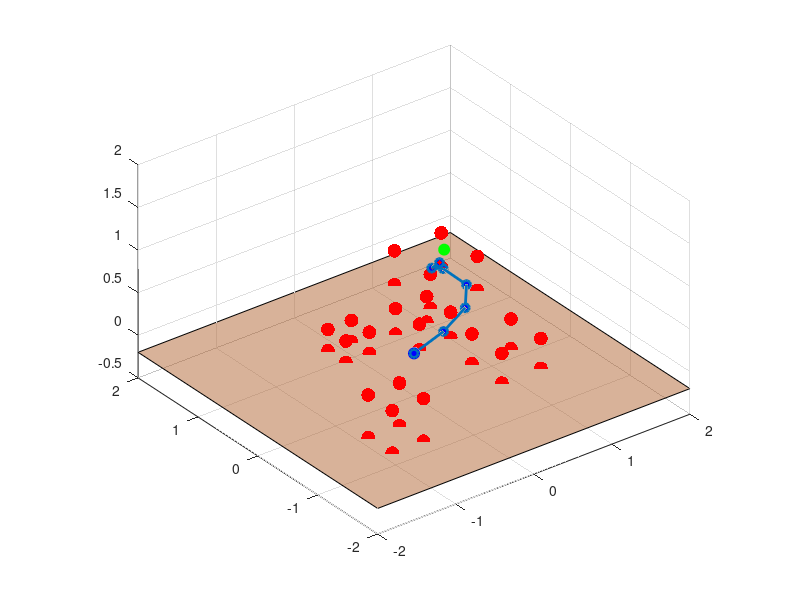

Here is the MATLAB script that generated this plot:
clc; clear; close all;

% Robot parameters
L = [0.5, 0.5, 0.4, 0.3, 0.2, 0.1]; % Link lengths for 6-DOF arm

% Start position
start_point = [0, 0, 0];

% Target position
goal = [1.0, 0.8, 0.5];

% Obstacles as blocks around the room (position and size [x, y, z, width, depth, height])
blocks = [0.5, 0.5, 0, 0.4, 0.4, 0.3;  % Block 1
          -0.3, 0.7, 0, 0.3, 0.3, 0.25; % Block 2
          0.8, -0.5, 0, 0.5, 0.5, 0.35; % Block 3
          -1.0, -1.0, 0, 0.4, 0.4, 0.5; % Block 4
          1.2, 1.2, 0, 0.6, 0.6, 0.4]; % Block 5

% Table position and size
table_z = -0.2; % Table height

% Initial joint angles (randomized starting pose)
theta = pi/6 * ones(1, 6);

% Step size and iteration limit
step_size = 0.05;
max_iter = 300;

figure; hold on; axis equal;
xlim([-2 2]); ylim([-2 2]); zlim([-0.5 2]);
view(3); grid on;

for iter = 1:max_iter
    % Forward kinematics to compute full arm positions
    joint_positions = zeros(7, 3); % Stores positions of joints (base + 6 links)
    x = 0; y = 0; z = 0;
    J = zeros(3, 6); % Jacobian initialization
    
    for i = 1:6
        x = x + L(i) * cos(sum(theta(1:i)));
        y = y + L(i) * sin(sum(theta(1:i)));
        z = z + 0.1 * sin(theta(i)); % Simulated height variation
        joint_positions(i+1, :) = [x, y, z];
        
        % Compute Jacobian (simplified approximation)
        J(1, i) = -L(i) * sin(sum(theta(1:i))); % ∂x/∂theta_i
        J(2, i) = L(i) * cos(sum(theta(1:i)));  % ∂y/∂theta_i
        J(3, i) = 0.1 * cos(theta(i));          % ∂z/∂theta_i
    end
    end_effector = joint_positions(7, :);
    
    % Compute attractive force
    F_att = goal - end_effector;
    F_att = F_att / norm(F_att);
    
    % Compute repulsive forces
    F_rep = [0, 0, 0];
    for i = 1:size(blocks, 1)
        block_center = blocks(i, 1:3) + [0, 0, blocks(i, 6) / 2]; % Center of block
        block_size = blocks(i, 4:6);
        
        if abs(end_effector(1) - block_center(1)) < block_size(1)/2 + 0.1 && ...
           abs(end_effector(2) - block_center(2)) < block_size(2)/2 + 0.1 && ...
           abs(end_effector(3) - block_center(3)) < block_size(3)/2 + 0.1
            
            F_rep = F_rep + (end_effector - block_center) ./ block_size.^2;
        end
    end
    
    % Total force
    F_total = F_att + F_rep;
    
    % Convert force to joint space using Jacobian transpose
    theta_update = step_size * (J' * F_total');
    theta = theta + theta_update';
    
    % Plot the environment
    clf; hold on; axis equal;
    xlim([-2 2]); ylim([-2 2]); zlim([-0.5 2]);
    view(3); grid on;
    
    % Plot table
    fill3([-2, 2, 2, -2], [-2, -2, 2, 2], [table_z, table_z, table_z, table_z], [0.7 0.4 0.2], 'FaceAlpha', 0.5);
    
    % Plot start point
    plot3(start_point(1), start_point(2), start_point(3), 'bo', 'MarkerSize', 8, 'MarkerFaceColor', 'b');
    
    % Plot goal
    plot3(goal(1), goal(2), goal(3), 'go', 'MarkerSize', 8, 'MarkerFaceColor', 'g');
    
    % Plot blocks as full 3D obstacles
    for i = 1:size(blocks, 1)
        x_b = [blocks(i,1)-blocks(i,4)/2, blocks(i,1)+blocks(i,4)/2];
        y_b = [blocks(i,2)-blocks(i,5)/2, blocks(i,2)+blocks(i,5)/2];
        z_b = [table_z, table_z+blocks(i,6)];
        [X, Y, Z] = ndgrid(x_b, y_b, z_b);
        scatter3(X(:), Y(:), Z(:), 100, 'r', 'filled');
    end
    
    % Plot robot arm
    plot3(joint_positions(:, 1), joint_positions(:, 2), joint_positions(:, 3), '-o', 'LineWidth', 2, 'MarkerFaceColor', 'b');
    scatter3(end_effector(1), end_effector(2), end_effector(3), 50, 'r', 'filled');
    
    pause(0.1);
    
    % Check if goal is reached
    if norm(end_effector - goal) < 0.05
        disp('Goal reached!');
        break;
    end
end
